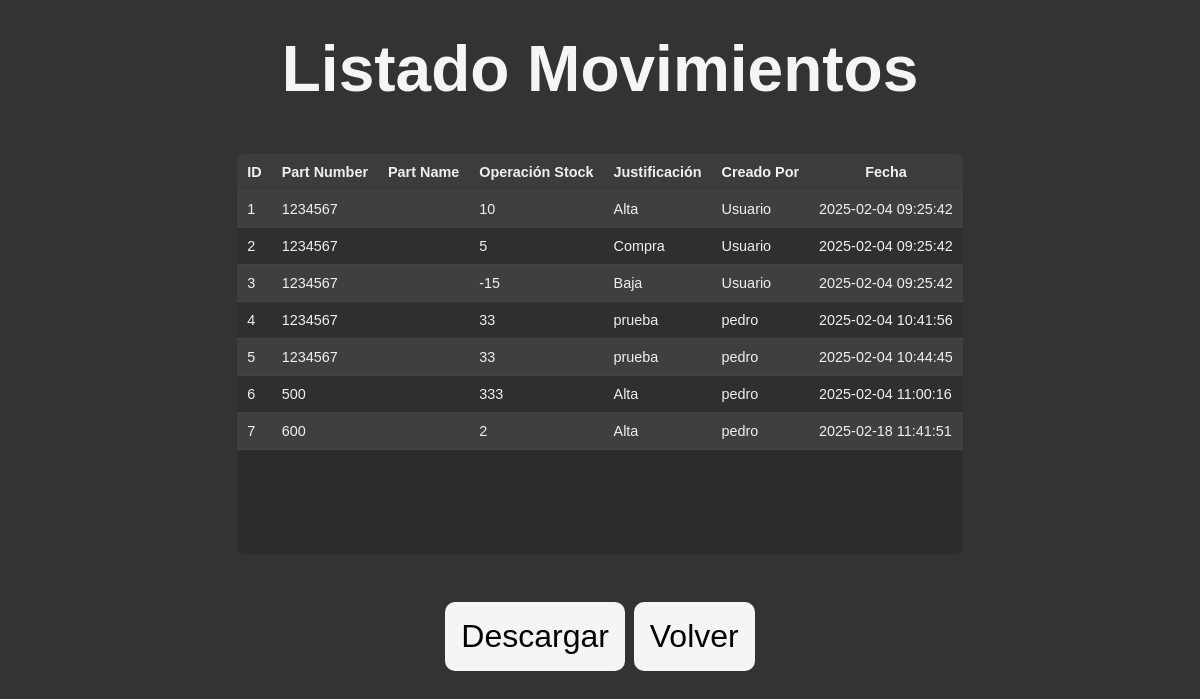
Page /list_movimientos on the earlier database version.
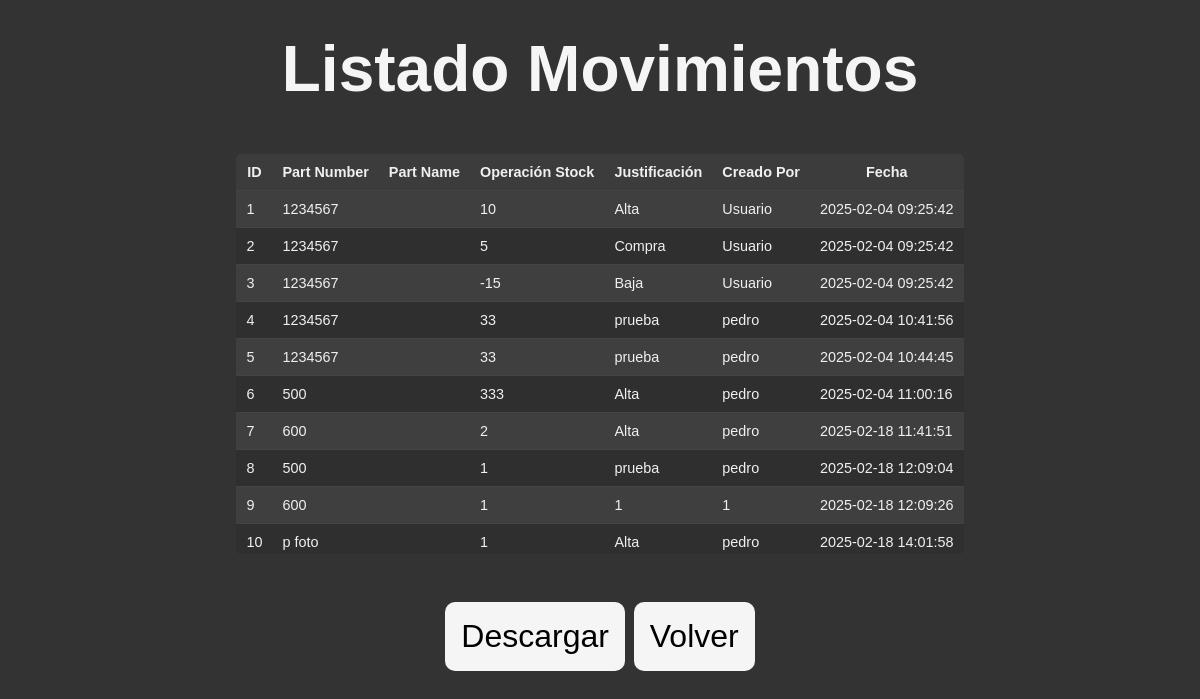
Same page on the later database version.
### tables this page shows
CREATE TABLE movimientos (
        id INTEGER PRIMARY KEY AUTOINCREMENT,
        part_number TEXT NOT NULL,
        operacion_stock INTEGER NOT NULL,
        justificacion TEXT,
        creado_por TEXT,
        fecha TEXT NOT NULL,
        FOREIGN KEY (part_number) REFERENCES items(part_number)
    );

### server.py (the view)
@app.route('/list_movimientos',methods=['GET'])
def list_movimientos():
    if request.method == 'GET':
        movimientos = db.get_movimientos()  # Función que retorna la lista de filas de la tabla
        return render_template('list_movimientos.html', movimientos=movimientos)

### db_sqlite.py (called while the page is built)
def get_movimientos():
    [conexion, cursor] = create_connection()
    conexion.row_factory = sqlite3.Row  # Permite acceder a las columnas por nombre
    cursor = conexion.cursor()
    cursor.execute("SELECT * FROM movimientos")
    movimientos = [dict(row) for row in cursor.fetchall()]
    conexion.close()
    return movimientos

### templates/list_movimientos.html (shortened to what this page needs)
<!DOCTYPE html>
<html lang="es">
<head>
    <link href="{{ url_for('static', filename='styles/style.css') }}" rel="stylesheet" />
</head>
</body>
    <h1>Listado Movimientos</h1>
    <div class="table-container">
        <table>
            <thead>
                <tr>
                    <th>ID</th>
                    <th>Part Number</th>
                    <th>Part Name</th>
                    <th>Operación Stock</th>
                    <th>Justificación</th>
                    <th>Creado Por</th>
                    <th>Fecha</th>
                </tr>
            </thead>
            <tbody>
                {% for mov in movimientos %}
                <tr>
                    <td>{{ mov.id }}</td>
                    <td>{{ mov.part_number }}</td>
                    <td>{{ mov.part_name }}</td>
                    <td>{{ mov.operacion_stock }}</td>
                    <td>{{ mov.justificacion }}</td>
                    <td>{{ mov.creado_por }}</td>
                    <td>{{ mov.fecha }}</td>
                </tr>
                {% endfor %}
            </tbody>
        </table>
    </div>
    <div>
        <a href="{{ url_for('descargar_movimientos_csv') }}" class="btn">Descargar</a>
        <a href="{{ url_for('index') }}" class="btn">Volver</a>
    </div>
</body>

Differences in the rows shown:
added movimientos: id "8", part_number "500", operacion_stock "1", justificacion "prueba", creado_por "pedro", fecha "2025-02-18 12:09:04"
added movimientos: id "9", part_number "600", operacion_stock "1", justificacion "1", creado_por "1", fecha "2025-02-18 12:09:26"
added movimientos: id "10", part_number "p foto", operacion_stock "1", justificacion "Alta", creado_por "pedro", fecha "2025-02-18 14:01:58"
